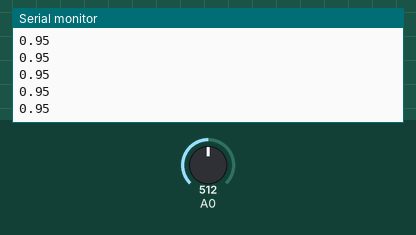
Simulated run of this sketch. Board: Arduino Uno, built with avr-gcc and run on an emulated ATmega328P. Parts: the last lines printed to the serial monitor. The test bench sets the inputs (shaded band); at power-on: A0 = 512.

Above: at 1.2 s.
1.3 s: A0 set to 60
At 1.49 s:
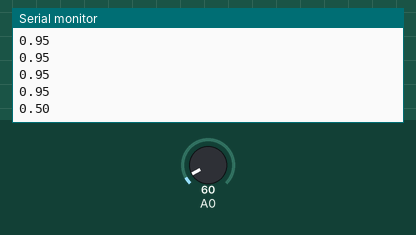
2.8 s: A0 set to 39
At 2.84 s:
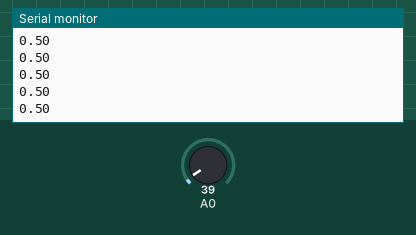
Timing chart, 0 to 5.8 s (numbered marks = the images above; inputs shaded):
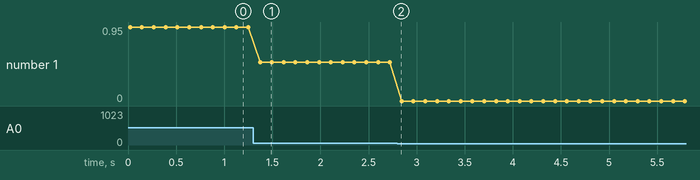

The sketch:

ardu.ino
```cpp
#define SAMPLE 20
#define MAX 70
#define MIN 49
static int RANGE = MAX - MIN + 1;

void setup() {
  Serial.begin(9600);
}

void loop() {
  int freq[RANGE] = {0};
  int reading;
  for (int i = 0; i < SAMPLE; i ++) {
    reading = analogRead(A0);
    delay(1);
    if (reading < MIN) reading = MIN;
    if (reading > MAX) reading = MAX;
    freq[reading - MIN] += 1;
  }
  int winner = -1;
  int winner_freq = -1;
  for (int i = 0; i < RANGE; i ++) {
    if (freq[i] > winner_freq) {
      winner = i;
      winner_freq = freq[i];
    }
  }
  Serial.print(float(winner) / float(RANGE));
  Serial.write(10);
  delay(100);
}
```

Measured:
- after the input at 1.3 s, the serial monitor: prints a new line after 0.07 s (image 1)
- plotted number 1: 0.95 → 0.5 after the input at 1.3 s, 0.5 → 0 after the input at 2.8 s
